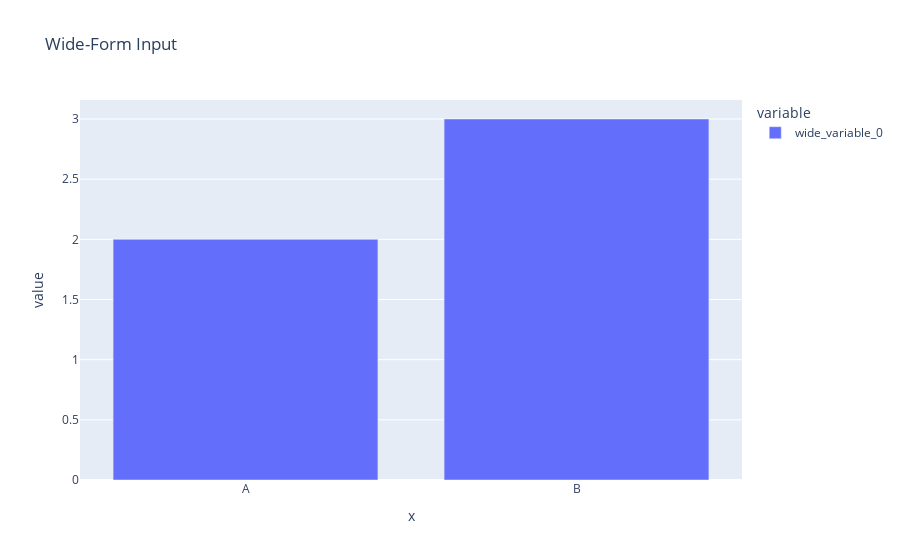

Notebook cell for this chart:
### Code cell
feg = px.bar( x=["A","B"], y=[[2,3]], title="Wide-Form Input")

feg.show()

### Figure 1 — Plotly figure (JSON) as saved in the notebook; plotly's stock layout.template omitted (floating-point values rounded to 4 significant figures)
{"data": [{"alignmentgroup": "True", "hovertemplate": "variable=wide_variable_0<br>x=%{x}<br>value=%{y}<extra></extra>", "legendgroup": "wide_variable_0", "marker": {"color": "#636efa", "pattern": {"shape": ""}}, "name": "wide_variable_0", "offsetgroup": "wide_variable_0", "orientation": "v", "showlegend": true, "textposition": "auto", "type": "bar", "x": ["A", "B"], "xaxis": "x", "y": [2, 3], "yaxis": "y"}], "layout": {"barmode": "relative", "legend": {"title": {"text": "variable"}, "tracegroupgap": 0}, "title": {"text": "Wide-Form Input"}, "xaxis": {"anchor": "y", "domain": [0, 1], "title": {"text": "x"}}, "yaxis": {"anchor": "x", "domain": [0, 1], "title": {"text": "value"}}}}
